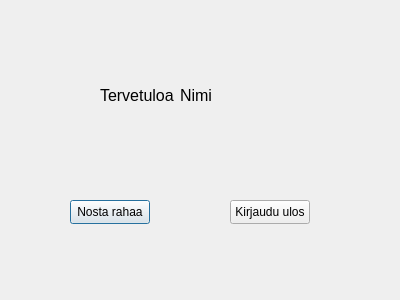
<?xml version="1.0" encoding="UTF-8"?>
<ui version="4.0">
 <class>BankMenu</class>
 <widget class="QDialog" name="BankMenu">
  <property name="geometry">
   <rect>
    <x>0</x>
    <y>0</y>
    <width>400</width>
    <height>300</height>
   </rect>
  </property>
  <property name="windowTitle">
   <string>Dialog</string>
  </property>
  <widget class="QPushButton" name="btnNostaRahaa">
   <property name="geometry">
    <rect>
     <x>70</x>
     <y>200</y>
     <width>80</width>
     <height>24</height>
    </rect>
   </property>
   <property name="text">
    <string>Nosta rahaa</string>
   </property>
  </widget>
  <widget class="QPushButton" name="btnKirjauduUlos">
   <property name="geometry">
    <rect>
     <x>230</x>
     <y>200</y>
     <width>80</width>
     <height>24</height>
    </rect>
   </property>
   <property name="text">
    <string>Kirjaudu ulos</string>
   </property>
  </widget>
  <widget class="QLabel" name="textTervehdys">
   <property name="geometry">
    <rect>
     <x>100</x>
     <y>70</y>
     <width>81</width>
     <height>51</height>
    </rect>
   </property>
   <property name="font">
    <font>
     <pointsize>12</pointsize>
    </font>
   </property>
   <property name="text">
    <string>Tervetuloa</string>
   </property>
  </widget>
  <widget class="QLabel" name="textNimi">
   <property name="geometry">
    <rect>
     <x>180</x>
     <y>70</y>
     <width>131</width>
     <height>51</height>
    </rect>
   </property>
   <property name="font">
    <font>
     <pointsize>12</pointsize>
    </font>
   </property>
   <property name="text">
    <string>Nimi</string>
   </property>
  </widget>
 </widget>
 <resources/>
 <connections/>
</ui>
